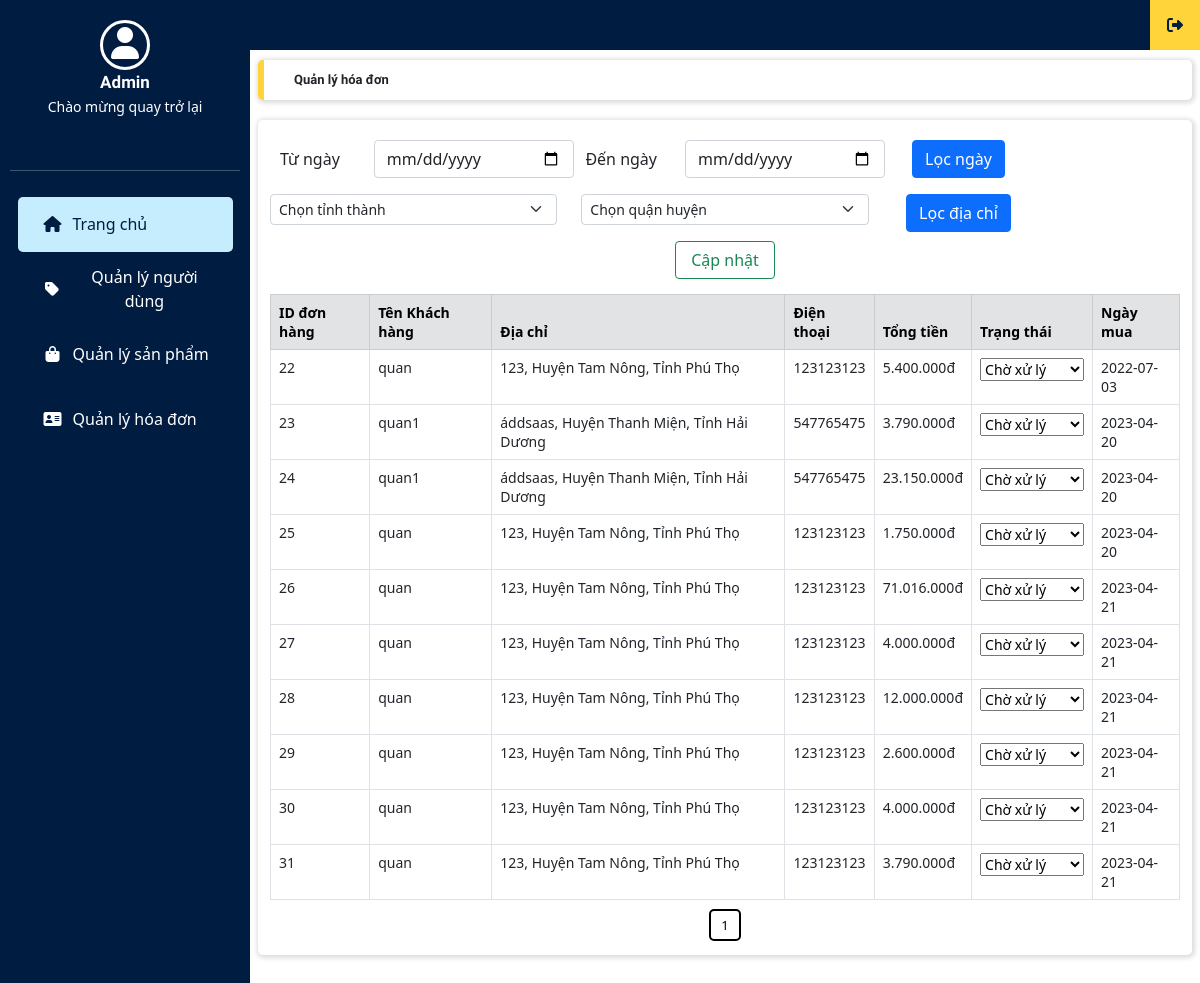
Page /quan_tri/index.php?thamso=hoa_don (signed in) on the earlier database version.
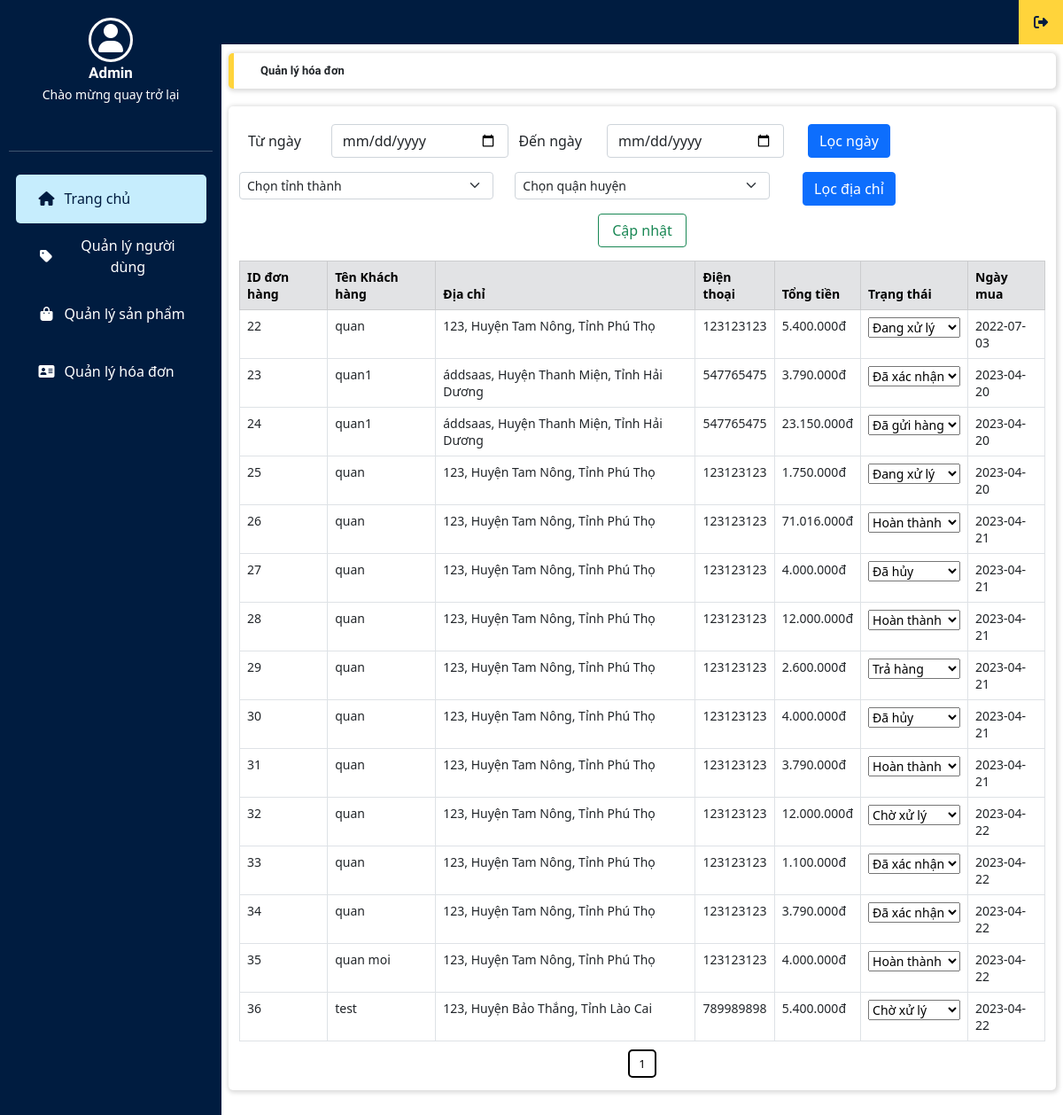
Same page on the later database version.
### tables this page shows
CREATE TABLE `hoa_don` (
  `id` int(11) NOT NULL,
  `nguoi_dung_id` int(11) NOT NULL,
  `ten_nguoi_mua` varchar(256) NOT NULL,
  `email` varchar(256) NOT NULL,
  `dia_chi` mediumtext NOT NULL,
  `quan_huyen` varchar(256) NOT NULL,
  `tinh_thanh` varchar(256) NOT NULL,
  `dien_thoai` varchar(256) NOT NULL,
  `noi_dung` mediumtext NOT NULL,
  `hang_duoc_mua` mediumtext NOT NULL,
  `ngay_mua` date NOT NULL,
  `tong_tien` int(255) NOT NULL,
  `tinh_trang` varchar(255) NOT NULL
);

CREATE TABLE `nguoi_dung` (
  `nguoi_dung_id` int(11) NOT NULL,
  `tai_khoan` varchar(256) NOT NULL,
  `mat_khau` varchar(256) NOT NULL,
  `email` varchar(256) NOT NULL,
  `trang_thai` varchar(256) NOT NULL,
  `ho_ten` varchar(255) NOT NULL,
  `so_dien_thoai` varchar(10) NOT NULL,
  `dia_chi` mediumtext NOT NULL,
  `tinh_thanh` mediumtext NOT NULL,
  `quan_huyen` mediumtext NOT NULL
);

### quan_tri/chuc_nang/quan_tri_2/xac_dinh_dang_nhap.php (called while the page is built, shortened)
		<?php
	if(isset($_SESSION['ky_danh']))
	{
		$ky_danh=$_SESSION['ky_danh'];
		$mat_khau=$_SESSION['mat_khau'];
		$tv="select count(*) from thong_tin_quan_tri where ky_danh='$ky_danh' and mat_khau='$mat_khau' ";
		$conn = new mysqli("localhost", "root", "", "ban_hang");
		$tv_1 = mysqli_query($conn, $tv);
		$tv_2 = mysqli_fetch_array($tv_1);
		if($tv_2[0]==1)
		{
			$xac_dinh_dang_nhap="co";
		}
	}
?>

### quan_tri/chuc_nang/hoa_don/quan_ly_hoa_don.php (the view, shortened to what this page needs)
<?php
	$so_dong_tren_mot_trang=20;
	$tv="select count(*) from hoa_don";
	$conn = new mysqli("localhost", "root", "", "ban_hang");
	$tv_1 = mysqli_query($conn, $tv);
	$tv_2 = mysqli_fetch_array($tv_1);
	$so_trang=ceil($tv_2[0]/$so_dong_tren_mot_trang);
?>
<div class="content">
    <div class="row">
        <div class="title col-12 box_shadow">
            <b>Quản lý hóa đơn</b>
        </div>
    </div>
    <div class="row main_frame box_card box_shadow">
        <div>
            <form action="./" method="get">
                <div class="row">
                    <div class="col-4">
                        <div class="mb-3 row">
                            <label class="col-4 col-form-label">Từ ngày</label>
                            <div class="col-8">
                            <input type="date" name="tu_ngay" class="form-control" min="1900-01-01" max="9999-12-31" style="width:200px" required>
                            </div>
                        </div>
                    </div>
                    <div class="col-4">
                        <div class="mb-3 row">
                            <label class="col-4 col-form-label">Đến ngày</label>
                            <div class="col-8">
                                <input type="date" name="den_ngay" class="form-control" min="1900-01-01" max="9999-12-31" style="width:200px" required>
                            </div>
                        </div>
                    </div>
                    <div class="col-2">
                        <div class="form-group">
                            <input type="submit" class="btn btn-primary" value="Lọc ngày">
                        </div>
                    </div>
                </div>
            </form>
            <form action="./" method="get">
                <div class="row">
                    <div class="col-4">
                        <select name="tinh_thanh" class="form-select form-select-sm mb-3" id="city" aria-label=".form-select-sm" required>
                            <option value="" selected>Chọn tỉnh thành</option>
                        </select>
                    </div>
                    <div class="col-4">
                        <select name="quan_huyen" class="form-select form-select-sm mb-3" id="district" aria-label=".form-select-sm" required>
                            <option value="" selected>Chọn quận huyện</option>
                        </select>
                    </div>
                    <div class="col-2">
                        <div class="form-group">
                            <input type="submit" class="btn btn-primary" value="Lọc địa chỉ">
                        </div>
                    </div>
                </div>
            </form>
        </div>
        <div class="table-responsive-lg">
            <form action="" method="post">
                <table class="table table-bordered">
                    <thead>
                        <tr class="table-secondary">
                            <th scope="col">ID đơn hàng</th>
                            <th scope="col">Tên Khách hàng</th>
                            <th scope="col">Địa chỉ</th>
                            <th scope="col">Điện thoại</th>
                            <th scope="col">Tổng tiền</th>
                            <th scope="col">Trạng thái</th>
                            <th scope="col">Ngày mua</th>
                        </tr>
                    </thead>
                    <tbody>
                    <?php
                        $query = "SELECT hoa_don.*, nguoi_dung.* FROM hoa_don INNER JOIN nguoi_dung ON nguoi_dung.nguoi_dung_id = hoa_don.nguoi_dung_id";
                        $result = mysqli_query($conn, $query);
                        if (mysqli_num_rows($result) > 0) {
                            while ($row = mysqli_fetch_assoc($result)) {
                    ?>
                                <tr>
                                    <td><?= $row['id']; ?></td>
                                    <td><?= $row['ten_nguoi_mua']; ?></td>
                                    <td><?= $row['dia_chi'] . ', ' . $row['quan_huyen'] . ', ' . $row['tinh_thanh']; ?></td>
                                    <td><?= $row['so_dien_thoai']; ?></td>
                                    <td><?= number_format($row['tong_tien'], 0, ",", ".")."đ"; ?></td>
                                    <td>
                                        <select name="tinh_trang_<?php echo $row['id']; ?>">
                                            <?php
                                            $tinh_trang_list = array(
                                                "Chờ xử lý",
                                                "Đã xác nhận",
                                                "Đang xử lý",
                                                "Đã gửi hàng",
                                                "Hoàn thành",
                                                "Đã hủy",
                                                "Trả hàng"
                                            );
                                            foreach ($tinh_trang_list as $tinh_trang) {
                                                echo '<option value="' . $tinh_trang . '" ' . (($row['tinh_trang'] == $tinh_trang) ? 'selected' : '') . '>' . $tinh_trang . '</option>';
                                            }
                                            ?>
                                        </select>
                                    </td>
                                    <td><?= $row['ngay_mua']; ?></td>
                                </tr>
                    <?php
                            }
                        }
                    ?>
                    </tbody>
                <button type="submit" name="tinh_trang_don_hang" class="btn btn-outline-success"style="width:100px;">Cập nhật</button>
                </table>
            </form>
        </div>
        <div class="category_paging">
			<?php
				for($i=1;$i<=$so_trang;$i++) {
					$link_phan_trang="?thamso=hoa_don&trang=".$i;
					echo "<a href='$link_phan_trang' class='phan_trang' >";
						echo $i;
					echo "</a> ";
				}
			?>
        </div>
    </div>
</div>

### quan_tri/index.php (shortened to what this page needs)
<?php
	include("chuc_nang/quan_tri_2/xac_dinh_dang_nhap.php");
?>
<html>
	<head>
	</head>
	<body>
		<?php
			if(!isset($xac_dinh_dang_nhap)) {
				include("chuc_nang/quan_tri_2/khung_dang_nhap.php");
			}
			else {
				if($xac_dinh_dang_nhap=="co") {
					echo "<center>";
						include("chuc_nang/quan_tri_2/trang_chu.php");
					echo "</center>";
				}
			}
		?>
	</body>
</html>

### quan_tri/chuc_nang/quan_tri_2/trang_chu.php (shortened to what this page needs)
<html>
	<head>
		<link rel="stylesheet" type="text/css" href="./giao_dien/admin.css">
		<link rel="stylesheet" href="https://cdnjs.cloudflare.com/ajax/libs/bootstrap/5.0.2/css/bootstrap.min.css">
		<link rel="stylesheet" href="https://cdnjs.cloudflare.com/ajax/libs/font-awesome/6.4.0/css/all.min.css">
	</head>
	<body>
		<?php
			include("chuc_nang/quan_tri_2/dieu_huong.php");
		?>
        <div class="top">
            <div class="tab_menu">
                <div style="width: 250px;">
                    <div class="sidebar">
                        <div class="user">
                            <div class="user_avatar">
                                <i class="fa-solid fa-user fa-2x"></i>
                            </div>
                            <div>
                                <div class="user_name">
                                    <b>Admin</b>
                                </div>
                                <div class="user_designation">
                                    <p>Chào mừng quay trở lại</p>
                                    <br>
                                </div>
                            </div>
                            <hr>
                        </div>
                        <div class="menu">
                            <a href="index.php"><li class="menu_item active"><i class="fas fa-house"></i>Trang chủ</li></a>
                            <a href="?thamso=nguoi_dung"><li class="menu_item"><i class="fas fa-tag"></i>Quản lý người dùng</li></a>
                            <a href="?thamso=quan_ly_san_pham"><li class="menu_item"><i class="fas fa-bag-shopping"></i>Quản lý sản phẩm</li></a>
                            <a href="?thamso=hoa_don"><li class="menu_item"><i class="fas fa-address-card"></i>Quản lý hóa đơn</li></a>
                        </div>
                    </div>
                </div>
            </div>
            <div class="sign_out">
                <a href="?thamso=thoat"><i class="fas fa-right-from-bracket"></i></a>
            </div>
        </div>
	</body>
</html>

### quan_tri/chuc_nang/quan_tri_2/dieu_huong.php (shortened to what this page needs)
<?php
	if(!isset($_GET['thamso'])){$thamso="";}else{$thamso=$_GET['thamso'];}
	switch($thamso)
	{
		case "hoa_don":
			include("chuc_nang/hoa_don/quan_ly_hoa_don.php");
		break;
	}
?>

### quan_tri/giao_dien/admin.css (style rules this page uses)
* { margin: 0; padding: 0; box-sizing: border-box; }
li { list-style: none; }
a { text-decoration: none; }
body { font-family: Roboto; background-color: #f5f5f5; }
.container, .row { padding: 0; margin: 0; }
.main_frame { padding: 20px 0 0 0; }
.top { z-index: 1; position: fixed; top: 0; height: 50px; width: 100%; color: #ffffff; background-color: #001c40; }
.tab_menu>i, .sign_out i { padding: 17px; background-color: #ffd43b; color: #001c40; }
.sidebar { z-index: 2; }
.tab_menu { float: left; }
.sign_out { float: right; }
.sidebar { padding: 20px 10px; position: fixed; left: 0; height: 100%; width: 250px; color: #ffffff; background-color: #001c40; }
.user { text-align: center; line-height: 1.5; }
.user_avatar i { padding-top: 4px; height: 50px; width: 50px; border: 3px solid #ffffff; border-radius: 50%; }
.user_name { font-size: 17px; font-family: Roboto-Bold; }
.user_designation { font-size: 14px; }
.menu { padding-top: 5px; }
.menu li { height: 55px; width: 215px; border-radius: 5px; padding: 15px; margin: 5px; cursor: pointer; }
.menu a { color: #ffffff; }
.menu i { width: 40px; }
.menu .active, .menu li:hover { background-color: #c6edfd; transition: all 0.3s ease; color: #001c40; }
.content { margin-left: 250px; padding: 60px 20px 40px 20px; justify-content: center; }
.content .title { font-family: Roboto-Bold; font-size: 13px; background-color: #ffffff; border-radius: 5px; border-left: 6px solid #ffd43b; padding: 10px 30px; margin-bottom: 20px; }
.box_shadow { box-shadow: 1px 1px 5px 2px rgba(0, 0, 0, 0.14); }
.box_card { border-radius: 5px; margin-bottom: 20px; background-color: #ffffff; }
.table { margin-top: 15px; }
.table th, .table td { font-size: 14px; padding: 12px; }
.table, td, th { border-collapse: collapse; border: 1px solid #c8c7c7; }
.table thead { background-color: #dddddd; }
.title, tr { text-align: left; }
table { width: 98%; }
.category_paging { padding-bottom: 20px; text-align: center; }
.phan_trang { color: black; font-size: 13px; border: 2px solid black; border-radius: 5px; margin: 10px 5px; padding: 5px 10px; }
.menu li { display: inline-flex; }
.menu_item { align-items: center; }
.menu a,.element_btn a, tbody td a ,.category_paging a { text-decoration: none; }
.main_frame { align-items: center; }

Differences in the rows shown:
changed hoa_don id 22: tinh_trang+id "Chờ xử lý" → "Đang xử lý"
changed hoa_don id 23: tinh_trang+id "Chờ xử lý" → "Đã xác nhận"
changed hoa_don id 24: tinh_trang+id "Chờ xử lý" → "Đã gửi hàng"
changed hoa_don id 25: tinh_trang+id "Chờ xử lý" → "Đang xử lý"
changed hoa_don id 26: tinh_trang+id "Chờ xử lý" → "Hoàn thành"
changed hoa_don id 27: tinh_trang+id "Chờ xử lý" → "Đã hủy"
changed hoa_don id 28: tinh_trang+id "Chờ xử lý" → "Hoàn thành"
changed hoa_don id 29: tinh_trang+id "Chờ xử lý" → "Trả hàng"
changed hoa_don id 30: tinh_trang+id "Chờ xử lý" → "Đã hủy"
changed hoa_don id 31: tinh_trang+id "Chờ xử lý" → "Hoàn thành"
added hoa_don: id "32", ten_nguoi_mua "quan", nguoi_dung.dia_chi "123", nguoi_dung.quan_huyen "Huyện Tam Nông", nguoi_dung.tinh_thanh "Tỉnh Phú Thọ", nguoi_dung.so_dien_thoai "123123123", tong_tien "12.000.000", tinh_trang+id "Chờ xử lý", ngay_mua "2023-04-22"
added hoa_don: id "33", ten_nguoi_mua "quan", nguoi_dung.dia_chi "123", nguoi_dung.quan_huyen "Huyện Tam Nông", nguoi_dung.tinh_thanh "Tỉnh Phú Thọ", nguoi_dung.so_dien_thoai "123123123", tong_tien "1.100.000", tinh_trang+id "Đã xác nhận", ngay_mua "2023-04-22"
added hoa_don: id "34", ten_nguoi_mua "quan", nguoi_dung.dia_chi "123", nguoi_dung.quan_huyen "Huyện Tam Nông", nguoi_dung.tinh_thanh "Tỉnh Phú Thọ", nguoi_dung.so_dien_thoai "123123123", tong_tien "3.790.000", tinh_trang+id "Đã xác nhận", ngay_mua "2023-04-22"
added hoa_don: id "35", ten_nguoi_mua "quan moi", nguoi_dung.dia_chi "123", nguoi_dung.quan_huyen "Huyện Tam Nông", nguoi_dung.tinh_thanh "Tỉnh Phú Thọ", nguoi_dung.so_dien_thoai "123123123", tong_tien "4.000.000", tinh_trang+id "Hoàn thành", ngay_mua "2023-04-22"
added hoa_don: id "36", ten_nguoi_mua "test", nguoi_dung.dia_chi "123", nguoi_dung.quan_huyen "Huyện Bảo Thắng", nguoi_dung.tinh_thanh "Tỉnh Lào Cai", nguoi_dung.so_dien_thoai "789989898", tong_tien "5.400.000", tinh_trang+id "Chờ xử lý", ngay_mua "2023-04-22"
